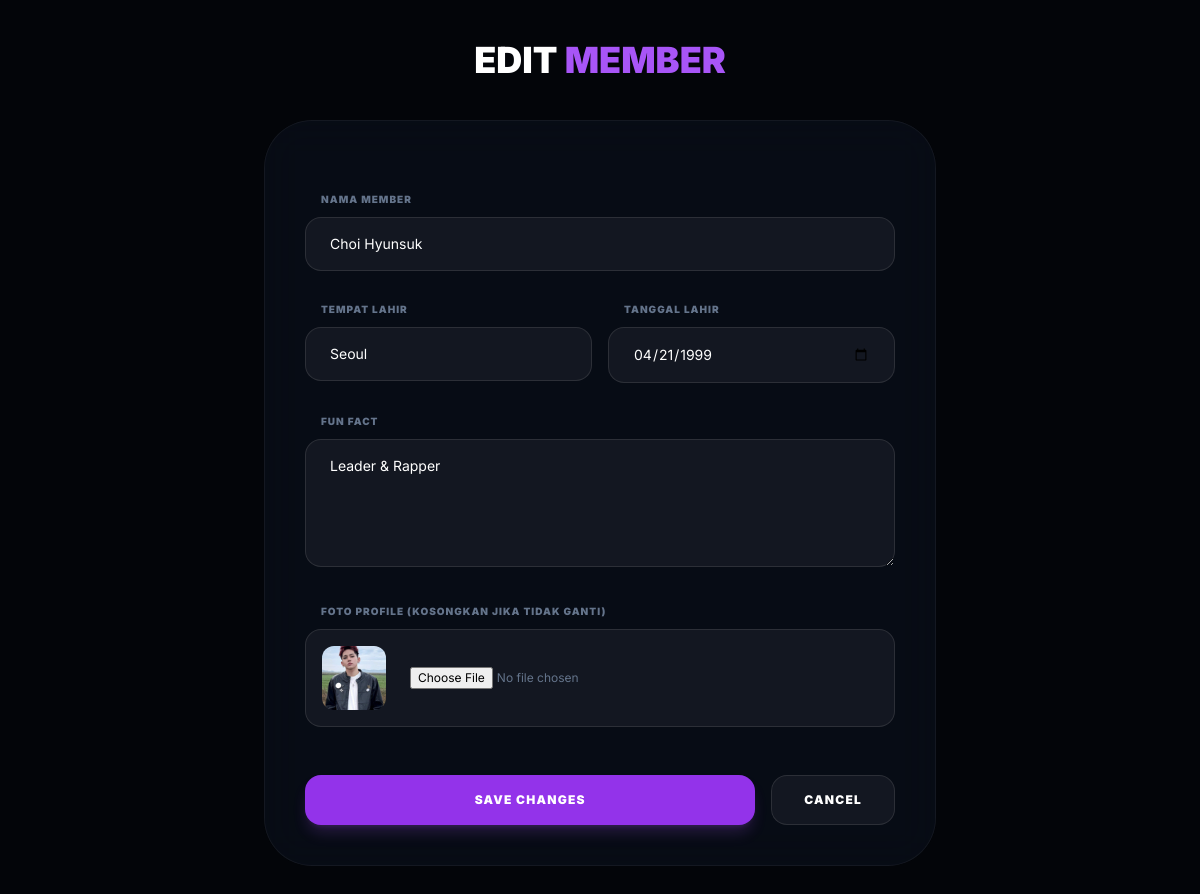
The page /admin/edit_member.php?id=1 (signed in) on the database its author committed.
### tables this page shows
CREATE TABLE `members` (
  `id` int(11) NOT NULL,
  `nama` varchar(100) DEFAULT NULL,
  `tempat_lahir` varchar(100) DEFAULT NULL,
  `tanggal_lahir` date DEFAULT NULL,
  `funfact` text DEFAULT NULL,
  `foto` varchar(255) DEFAULT NULL
);

### admin/edit_member.php (the view, shortened to what this page needs)
<?php
require_once __DIR__ . '/../config/db.php';
$id = $_GET['id'];
$result = mysqli_query($conn, "SELECT * FROM members WHERE id = $id");
$m = mysqli_fetch_assoc($result);
?>
<!DOCTYPE html>
<html lang="id">
<head>
    <script src="https://cdn.tailwindcss.com"></script>
</head>
<body class="p-10">
    <div class="max-w-2xl mx-auto">
        <h1 class="text-4xl font-black uppercase mb-10 text-center">Edit <span class="text-purple-500">Member</span></h1>
        <form action="" method="POST" enctype="multipart/form-data" class="glass-card p-10 rounded-[3rem] space-y-6">
            <div class="space-y-2">
                <label class="text-[10px] font-black uppercase tracking-widest text-slate-500 ml-4">Nama Member</label>
                <input type="text" name="nama" value="<?= $m['nama']; ?>" required class="w-full bg-white/5 border border-white/10 rounded-2xl px-6 py-4 outline-none focus:border-purple-500 transition text-sm">
            </div>
            <div class="grid grid-cols-2 gap-4">
                <div class="space-y-2">
                    <label class="text-[10px] font-black uppercase tracking-widest text-slate-500 ml-4">Tempat Lahir</label>
                    <input type="text" name="tempat_lahir" value="<?= $m['tempat_lahir']; ?>" required class="w-full bg-white/5 border border-white/10 rounded-2xl px-6 py-4 outline-none focus:border-purple-500 transition text-sm">
                </div>
                <div class="space-y-2">
                    <label class="text-[10px] font-black uppercase tracking-widest text-slate-500 ml-4">Tanggal Lahir</label>
                    <input type="date" name="tanggal_lahir" value="<?= $m['tanggal_lahir']; ?>" required class="w-full bg-white/5 border border-white/10 rounded-2xl px-6 py-4 outline-none focus:border-purple-500 transition text-sm">
                </div>
            </div>
            <div class="space-y-2">
                <label class="text-[10px] font-black uppercase tracking-widest text-slate-500 ml-4">Fun Fact</label>
                <textarea name="funfact" required class="w-full bg-white/5 border border-white/10 rounded-2xl px-6 py-4 outline-none focus:border-purple-500 transition text-sm h-32"><?= $m['funfact']; ?></textarea>
            </div>
            <div class="space-y-2">
                <label class="text-[10px] font-black uppercase tracking-widest text-slate-500 ml-4">Foto Profile (Kosongkan jika tidak ganti)</label>
                <div class="flex items-center gap-6 p-4 bg-white/5 border border-white/10 rounded-2xl">
                    <img src="../assets/img/<?= $m['foto']; ?>" class="w-16 h-16 rounded-xl object-cover">
                    <input type="file" name="foto" class="text-xs text-slate-500">
                </div>
            </div>
            <div class="flex gap-4 pt-6">
                <button type="submit" name="update" class="flex-1 bg-purple-600 hover:bg-purple-500 text-white py-4 rounded-2xl font-black text-xs uppercase tracking-widest transition shadow-lg shadow-purple-500/20">Save Changes</button>
                <a href="manage_members.php" class="px-8 py-4 bg-white/5 border border-white/10 rounded-2xl font-black text-xs uppercase tracking-widest hover:bg-white/10 transition flex items-center">Cancel</a>
            </div>
        </form>
    </div>
</body>
</html>

### admin/edit_member.php (style rules this page uses)
body { font-family: 'Inter', sans-serif; background: #030509; color: white; }
.glass-card { background: rgba(15, 23, 42, 0.4); border: 1px solid rgba(255, 255, 255, 0.05); backdrop-filter: blur(20px); }

### rows shown on the page
members: nama "Choi Hyunsuk", tempat_lahir "Seoul", tanggal_lahir "04/21/1999", funfact "Leader & Rapper", foto (picture)
